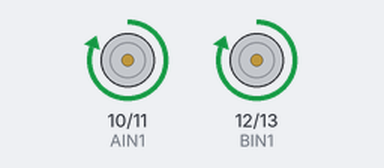
Simulated run of this sketch. Board: Arduino Uno, built with avr-gcc and run on an emulated ATmega328P. Parts: motor-driver pin pairs drawn as motors (green arrow = first pin HIGH = forward, orange = second pin HIGH = backward, longer = more drive).

Above: at 0.5 s.
At 2.5 s:
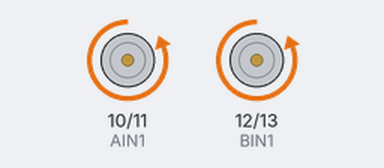
At 3.5 s:
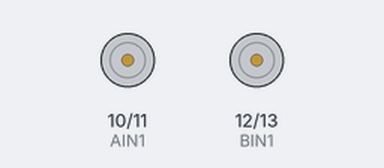
Timing chart, 0 to 5.2 s (numbered marks = the images above):
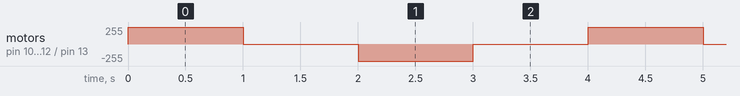

Measured:
- by itself, motor on pin 10 (AIN1) / pin 11 (AIN2), motor on pin 12 (BIN1) / pin 13 (BIN2): repeats every 4.0 s: stopped 1.0 s, backward 255/255 1.0 s, stopped 1.0 s, forward 255/255 1.0 s

The sketch:

motor_test_1.ino
```cpp
#define AIN1 10
#define AIN2 11
#define BIN1 12
#define BIN2 13

void setup() {
    Serial.begin(9600);
    pinMode(AIN1,OUTPUT);
    pinMode(AIN2,OUTPUT);
    pinMode(BIN1,OUTPUT);
    pinMode(BIN2,OUTPUT);
}

void loop() {
    digitalWrite(AIN1,HIGH);
    digitalWrite(AIN2,LOW);
    digitalWrite(BIN1,HIGH);
    digitalWrite(BIN2,LOW);
    delay(1000);

    digitalWrite(AIN1,LOW);
    digitalWrite(AIN2,LOW);
    digitalWrite(BIN1,LOW);
    digitalWrite(BIN2,LOW);
    delay(1000);

    digitalWrite(AIN1,LOW);
    digitalWrite(AIN2,HIGH);
    digitalWrite(BIN1,LOW);
    digitalWrite(BIN2,HIGH);
    delay(1000);

    digitalWrite(AIN1,LOW);
    digitalWrite(AIN2,LOW);
    digitalWrite(BIN1,LOW);
    digitalWrite(BIN2,LOW);
    delay(1000);
}
```
